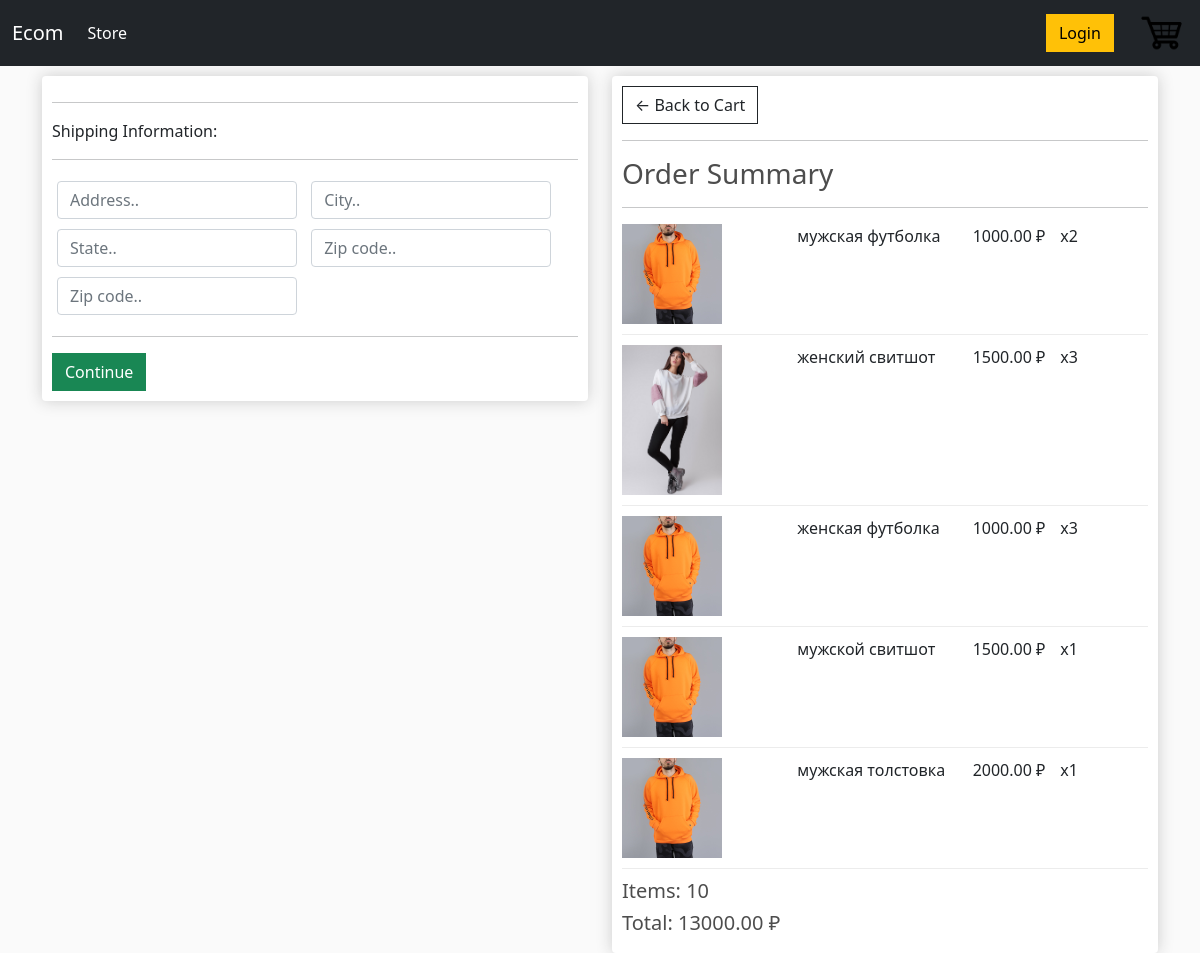
The page /checkout/ (signed in) on the database as committed earlier.
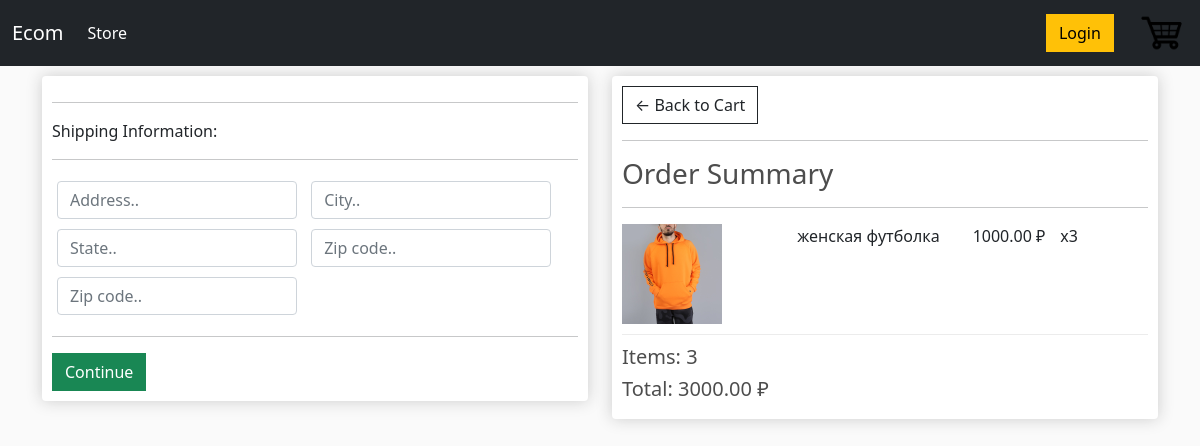
The same page on the database as committed later.
### mainapp/models.py (models this page shows, shortened)
class OrderItem(models.Model):
    product = models.ForeignKey(Product, on_delete=models.SET_NULL, blank=True, null=True)
    order = models.ForeignKey(Order, on_delete=models.SET_NULL, blank=True, null=True)
    quantity = models.IntegerField(default=0, null=True, blank=True)
    date_added = models.DateTimeField(auto_now_add=True)
    @property
    def get_total(self):
        total = self.product.price * self.quantity
        return total

class Product(models.Model):
    name = models.CharField(max_length=200, null=True)
    price = models.FloatField()  # !!! not sure
    digital = models.BooleanField(default=False, null=True, blank=False)
    image = models.ImageField(null=True, blank=True)
    def imageURL(self):
        try:
            url = self.image.url
        except:
            url = ''
        return url

class Order(models.Model):
    customer = models.ForeignKey(Customer, on_delete=models.SET_NULL, blank=True, null=True)
    date_order = models.DateTimeField(auto_now_add=True)
    complete = models.BooleanField(default=False, null=True, blank=False)
    transaction_id = models.CharField(max_length=200, null=True)
    def get_cart_total(self):
        orderitems = self.orderitem_set.all()
        total = sum([item.get_total for item in orderitems])
        return total
    def get_cart_items(self):
        orderitems = self.orderitem_set.all()
        items = sum([item.quantity for item in orderitems])
        return items
    def shipping(self):
        shipping = False
        orderitems = self.orderitem_set.all()
        for i in orderitems:
            if not i.product.digital:
                shipping = True
        return shipping

### mainapp/views.py (the view)
# urls.py: path('checkout/', views.checkout, name='checkout'),
def checkout(request):
    if request.user.is_authenticated:
        customer = request.user.customer
        order, created = Order.objects.get_or_create(customer=customer, complete=False)
        items = order.orderitem_set.all()
    else:
        items = []
        order = {'get_cart_total': 0, 'get_cart_items': 0, 'shipping': False}
    context = {'items': items, 'order': order}
    return render(request, 'mainapp/checkout.html', context)

### mainapp/templates/mainapp/checkout.html (shortened to what this page needs)
{% extends 'mainapp/index.html' %}
{% load static %}
{% block content%}
    <div class="row">
        <div class="col-lg-6">
            <div class="box-element" id="form-wrapper">
                <form id="form">
                    <div id="shipping-info">
                        <hr>
						<p>Shipping Information:</p>
						<hr>
						<div class="form-field">
							<input class="form-control" type="text" name="address" placeholder="Address..">
						</div>
						<div class="form-field">
							<input class="form-control" type="text" name="city" placeholder="City..">
						</div>
						<div class="form-field">
							<input class="form-control" type="text" name="state" placeholder="State..">
						</div>
						<div class="form-field">
							<input class="form-control" type="text" name="zipcode" placeholder="Zip code..">
						</div>
						<div class="form-field">
							<input class="form-control" type="text" name="country" placeholder="Zip code..">
						</div>
                    </div>
                    <hr>
                    <input id="form-button" class="btn btn-success btn-block" type="submit" value="Continue">
                </form>
            </div>
			<br>
        </div>
        <div class="col-lg-6">
            <div class="box-element">
				<a  class="btn btn-outline-dark" href="{% url 'cart' %}">&#x2190; Back to Cart</a>
				<hr>
				<h3>Order Summary</h3>
				<hr>
				{% for item in items %}
				<div class="cart-row">
				<div style="flex:2"><img class="row-image" src="{{item.product.imageURL}}"></div>
				<div style="flex:2"><p>{{item.product.name}}</p></div>
				<div style="flex:1"><p>{{item.product.price|floatformat:2}} ₽</p></div>
				<div style="flex:1"><p>x{{item.quantity}}</p></div>
				</div>
				{% endfor %}
				<h5>Items:   {{order.get_cart_items}}</h5>
				<h5>Total:   {{order.get_cart_total|floatformat:2}} ₽</h5>
            </div>
        </div>
    </div>
{% endblock content%}

Rows that differ between the two databases and show on the page:
removed OrderItem: product.imageURL (picture), product.name "мужская футболка", product.price "1000.00", quantity "2"
removed OrderItem: product.imageURL (picture), product.name "женский свитшот", product.price "1500.00", quantity "3"
removed OrderItem: product.imageURL (picture), product.name "мужской свитшот", product.price "1500.00", quantity "1"
removed OrderItem: product.imageURL (picture), product.name "мужская толстовка", product.price "2000.00", quantity "1"
computed for Order: get_cart_items "10" → "3"; get_cart_total "13000.00" → "3000.00"
